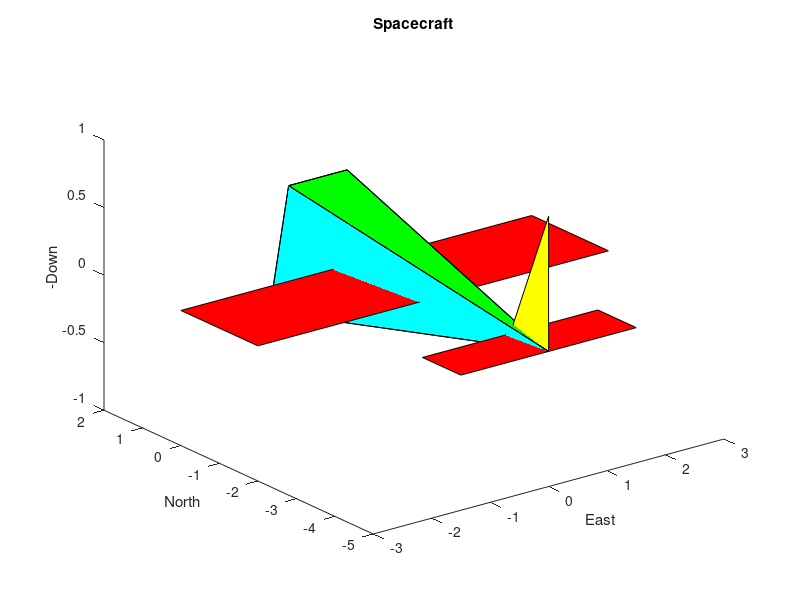

The MATLAB source for this figure:
clear;clc;close all
%%
% This manuscript is to create a simulated fixed-wing aircraft.
% After completing this task, please consider the following questions.
% 1. Which frame is used to define the coordinates of the aircraft?
% 2. In which frame do we observe the aircraft?
%%
% Parameters of the aircraft model
% These parameters are consistent with the drawing in the lecture note.
fuse_l1 = 1.5; % center of mass to tip of fuselage
fuse_l2 = 1; % center of mass to widest part of fuselage
fuse_l3 = 5; % center of mass to back of fuselage
fuse_h = 1;
fuse_w = 1;
wing_l = 2; % length of wing along fuselage
wing_w = 6; % wingspan
tail_h = 1;
tailwing_l = 1;
tailwing_w = 3;

% Define the vertices (physical location of vertices)
V = [fuse_l1 0 0; 
    fuse_l2 fuse_w/2 fuse_h/2; 
    fuse_l2 -fuse_w/2 fuse_h/2; 
    fuse_l1 -fuse_w/2 -fuse_h/2;
    fuse_l1 fuse_w/2 -fuse_h/2;
    -fuse_l3 0 0;
    0 wing_w/2 0;
    -wing_l wing_w/2 0;
    -wing_l -wing_w/2 0;
    0 -wing_w/2 0;
    -fuse_l3+tailwing_l tailwing_w/2 0;
    -fuse_l3 tailwing_w/2 0;
    -fuse_l3 -tailwing_w/2 0;
    -fuse_l3+tailwing_l -tailwing_w/2 0;
    -fuse_l3+tailwing_l 0 0;
    -fuse_l3 0 tail_h]; % 16 vertices totally
% Define surfaces as a list of numbered vertices
F = [1 1 2 3; 1 1 2 5; 1 1 5 4; 1 1 3 4; 2 2 3 6; 3 3 4 6; 5 5 4 6; 2 2 5 6; 7 8 9 10; 11 12 13 14; 15 15 6 16];

% Define colors for each face    
myred = [1, 0, 0];
mygreen = [0, 1, 0];
myblue = [0, 0, 1];
myyellow = [1, 1, 0];
mycyan = [0, 1, 1];

colors = [...
    mygreen;...  % front top
    mycyan;...  % front left
    myblue;...  % front bottom
    mycyan;...  % front right 
    mygreen;...  % main top 
    mycyan;...  % main left
    myblue;...  % main bottom 
    mycyan;...  % main right
    myred;...  % wings
    myred;...  % tailwing
    myyellow;...  % tailfin
    ];

% Transform vertices from NED to XYZ (for matlab rendering)
R = [0, 1, 0;...
      1, 0, 0;...
      0, 0, 1];
V1 = V*R;

% Be familiar with the function patch
handle = patch('Vertices', V1, 'Faces', F,'FaceVertexCData',colors,'FaceColor','flat');
title('Spacecraft')
xlabel('East')
ylabel('North')
zlabel('-Down')
view(3)
hold on